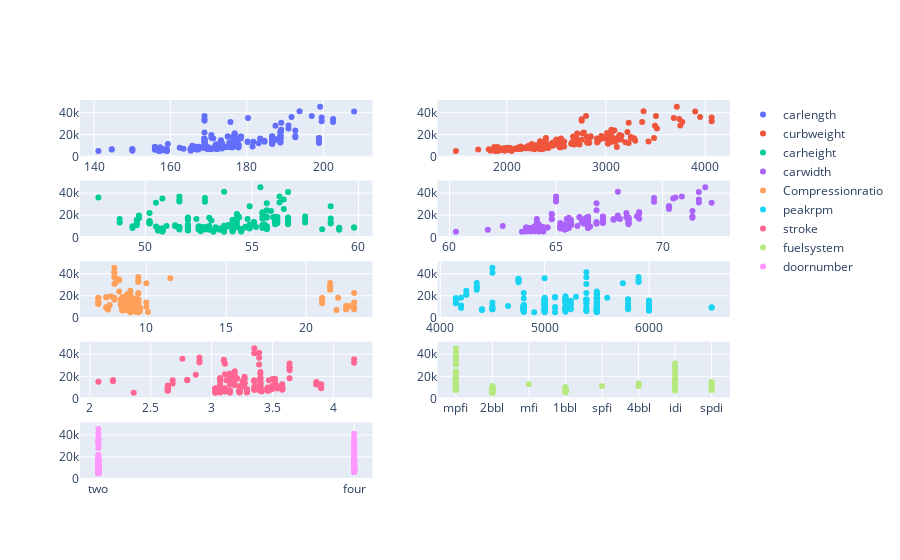

Notebook source saved alongside this figure:
### Code cell
fig = make_subplots(rows = 5, cols=2)
t1 = go.Scatter(x = df['carlength'],y = df['price'],mode='markers', name='carlength')
t2 = go.Scatter(x = df['curbweight'],y = df['price'],mode = 'markers',name = 'curbweight')
t3 = go.Scatter(x = df['carheight'], y = df['price'],mode = 'markers',name='carheight')
t4 = go.Scatter(x = df['carwidth'],y = df['price'],mode = 'markers',name='carwidth')
t5 = go.Scatter(x = df['compressionratio'],y = df['price'],mode = 'markers',name='Compressionratio')
t6 = go.Scatter(x = df['peakrpm'],y = df['price'],mode = 'markers',name='peakrpm')
t7 = go.Scatter(x = df['stroke'],y = df['price'],mode = 'markers',name='stroke')
t8 = go.Scatter(x = df['fuelsystem'],y = df['price'],mode = 'markers',name='fuelsystem')
t9 = go.Scatter(x = df['doornumber'],y = df['price'],mode = 'markers',name='doornumber')


fig.add_trace(t1, row = 1, col = 1)
fig.add_trace(t2, row = 1, col = 2)
fig.add_trace(t3, row = 2, col = 1)
fig.add_trace(t4, row = 2, col = 2)
fig.add_trace(t5, row = 3, col = 1)
fig.add_trace(t6, row = 3, col = 2)
fig.add_trace(t7, row = 4, col = 1)
fig.add_trace(t8, row = 4, col = 2)
fig.add_trace(t9, row = 5, col = 1)

### Figure 1 — Plotly figure (JSON) as saved in the notebook; plotly's stock layout.template omitted (floating-point values rounded to 4 significant figures; data arrays with more than 128 entries replaced by an {"elided": "..."} marker saying what was removed)
{"data": [{"mode": "markers", "name": "carlength", "type": "scatter", "x": {"elided": "205 float values"}, "xaxis": "x", "y": {"elided": "205 float values"}, "yaxis": "y"}, {"mode": "markers", "name": "curbweight", "type": "scatter", "x": {"elided": "205 int values"}, "xaxis": "x2", "y": {"elided": "205 float values"}, "yaxis": "y2"}, {"mode": "markers", "name": "carheight", "type": "scatter", "x": {"elided": "205 float values"}, "xaxis": "x3", "y": {"elided": "205 float values"}, "yaxis": "y3"}, {"mode": "markers", "name": "carwidth", "type": "scatter", "x": {"elided": "205 float values"}, "xaxis": "x4", "y": {"elided": "205 float values"}, "yaxis": "y4"}, {"mode": "markers", "name": "Compressionratio", "type": "scatter", "x": {"elided": "205 float values"}, "xaxis": "x5", "y": {"elided": "205 float values"}, "yaxis": "y5"}, {"mode": "markers", "name": "peakrpm", "type": "scatter", "x": {"elided": "205 int values"}, "xaxis": "x6", "y": {"elided": "205 float values"}, "yaxis": "y6"}, {"mode": "markers", "name": "stroke", "type": "scatter", "x": {"elided": "205 float values"}, "xaxis": "x7", "y": {"elided": "205 float values"}, "yaxis": "y7"}, {"mode": "markers", "name": "fuelsystem", "type": "scatter", "x": {"elided": "205 str values"}, "xaxis": "x8", "y": {"elided": "205 float values"}, "yaxis": "y8"}, {"mode": "markers", "name": "doornumber", "type": "scatter", "x": {"elided": "205 str values"}, "xaxis": "x9", "y": {"elided": "205 float values"}, "yaxis": "y9"}], "layout": {"xaxis": {"anchor": "y", "domain": [0, 0.45]}, "xaxis10": {"anchor": "y10", "domain": [0.55, 1]}, "xaxis2": {"anchor": "y2", "domain": [0.55, 1]}, "xaxis3": {"anchor": "y3", "domain": [0, 0.45]}, "xaxis4": {"anchor": "y4", "domain": [0.55, 1]}, "xaxis5": {"anchor": "y5", "domain": [0, 0.45]}, "xaxis6": {"anchor": "y6", "domain": [0.55, 1]}, "xaxis7": {"anchor": "y7", "domain": [0, 0.45]}, "xaxis8": {"anchor": "y8", "domain": [0.55, 1]}, "xaxis9": {"anchor": "y9", "domain": [0, 0.45]}, "yaxis": {"anchor": "x", "domain": [0.848, 1]}, "yaxis10": {"anchor": "x10", "domain": [0, 0.152]}, "yaxis2": {"anchor": "x2", "domain": [0.848, 1]}, "yaxis3": {"anchor": "x3", "domain": [0.636, 0.788]}, "yaxis4": {"anchor": "x4", "domain": [0.636, 0.788]}, "yaxis5": {"anchor": "x5", "domain": [0.424, 0.576]}, "yaxis6": {"anchor": "x6", "domain": [0.424, 0.576]}, "yaxis7": {"anchor": "x7", "domain": [0.212, 0.364]}, "yaxis8": {"anchor": "x8", "domain": [0.212, 0.364]}, "yaxis9": {"anchor": "x9", "domain": [0, 0.152]}}}
